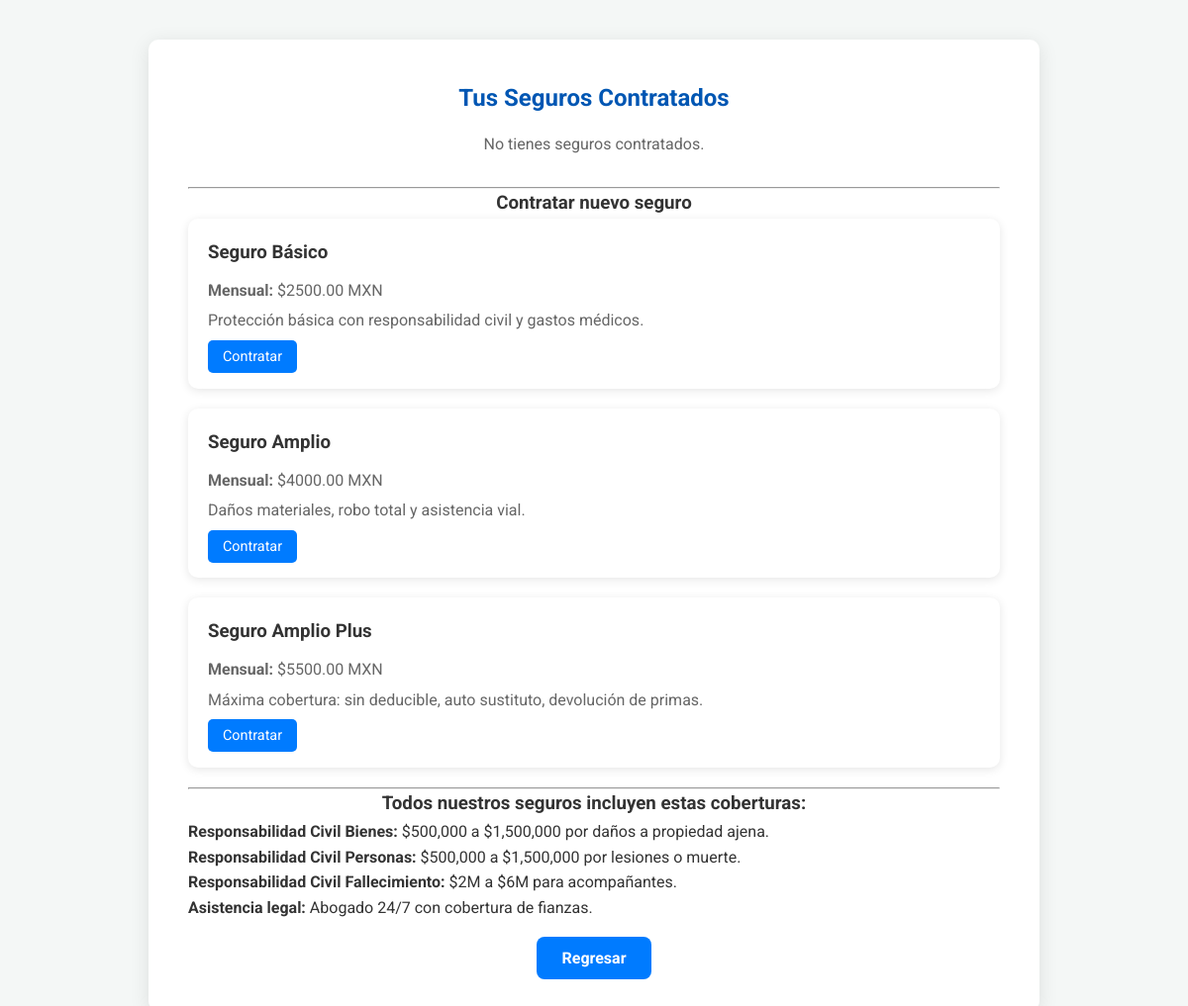
Page /insurance/seguros/ (signed in) on the earlier database version.
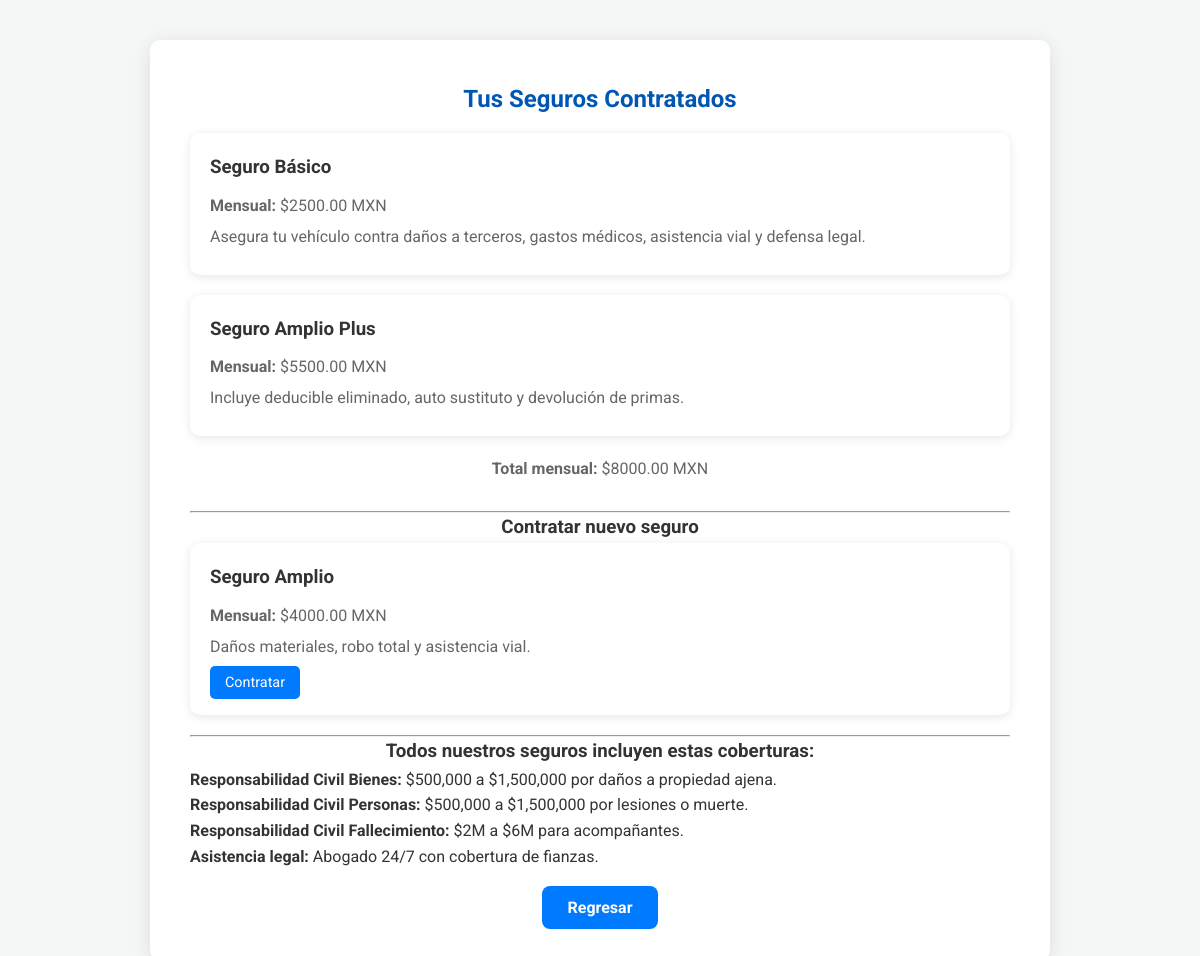
Same page on the later database version.
### insurance/models.py (models this page shows, shortened)
class TipoSeguro(models.Model):
    nombre = models.CharField(max_length=100)
    precio = models.DecimalField(max_digits=10, decimal_places=2)

class SeguroContratado(models.Model):
    usuario = models.ForeignKey(Usuario, on_delete=models.CASCADE)
    tipo_seguro = models.ForeignKey(TipoSeguro, on_delete=models.CASCADE)
    fecha_contratacion = models.DateField(auto_now_add=True)

### insurance/views.py (the view)
# urls.py: path('seguros/', views.seguros_contratados, name='seguros_contratados'),
def seguros_contratados(request):
    usuario_id = request.session.get("usuario_id")
    if not usuario_id:
        return redirect("login")
    usuario = Usuario.objects.get(id=usuario_id)
    contratos = SeguroContratado.objects.filter(usuario=usuario)
    tipos_contratados = contratos.values_list('tipo_seguro__id', flat=True)
    seguros_disponibles = TipoSeguro.objects.all()
    total_mensual = sum([s.tipo_seguro.precio for s in contratos])
    return render(request, "seguros_contratados.html", {
        "contratos": contratos,
        "seguros_disponibles": seguros_disponibles,
        "tipos_contratados": tipos_contratados,
        "total_mensual": total_mensual,
    })

### insurance/templates/seguros_contratados.html (shortened to what this page needs)
{% load static %}
<!DOCTYPE html>
<html lang="es">
<head>
    <link rel="stylesheet" href="{% static 'css/style.css' %}">
</head>
<body>
    <section class="login-section">
        <div class="login-container" style="max-width: 900px;">
            <h2>Tus Seguros Contratados</h2>
            {% if contratos %}
                <div>
                    {% for contrato in contratos %}
                        <div class="seguro-card">
                            <h3>{{ contrato.tipo_seguro.nombre }}</h3>
                            <p><strong>Mensual:</strong> ${{ contrato.tipo_seguro.precio }} MXN</p>
                            <p>
                                {% if contrato.tipo_seguro.nombre == "Seguro Básico" %}
                                    Asegura tu vehículo contra daños a terceros, gastos médicos, asistencia vial y defensa legal.
                                {% elif contrato.tipo_seguro.nombre == "Seguro Amplio" %}
                                    Protección contra daños materiales, robo total y responsabilidad civil.
                                {% elif contrato.tipo_seguro.nombre == "Seguro Amplio Plus" %}
                                    Incluye deducible eliminado, auto sustituto y devolución de primas.
                                {% endif %}
                            </p>
                        </div>
                    {% endfor %}
                </div>
                <p><strong>Total mensual:</strong> ${{ total_mensual }} MXN</p>
            {% else %}
                <p>No tienes seguros contratados.</p>
            {% endif %}
            <hr>
            <h3>Contratar nuevo seguro</h3>
            {% for seguro in seguros_disponibles %}
                {% if seguro.id not in tipos_contratados %}
                    <div class="seguro-card">
                        <h3>{{ seguro.nombre }}</h3>
                        <p><strong>Mensual:</strong> ${{ seguro.precio }} MXN</p>
                        <p>
                            {% if seguro.nombre == "Seguro Básico" %}
                                Protección básica con responsabilidad civil y gastos médicos.
                            {% elif seguro.nombre == "Seguro Amplio" %}
                                Daños materiales, robo total y asistencia vial.
                            {% elif seguro.nombre == "Seguro Amplio Plus" %}
                                Máxima cobertura: sin deducible, auto sustituto, devolución de primas.
                            {% endif %}
                        </p>
                        <div class="actions">
                            <a href="{% url 'contratar_seguro' seguro.id %}" class="action-btn">Contratar</a>
                        </div>
                    </div>
                {% endif %}
            {% endfor %}
            <hr>
            <h3>Todos nuestros seguros incluyen estas coberturas:</h3>
            <ul style="text-align: left;">
                <li><strong>Responsabilidad Civil Bienes:</strong> $500,000 a $1,500,000 por daños a propiedad ajena.</li>
                <li><strong>Responsabilidad Civil Personas:</strong> $500,000 a $1,500,000 por lesiones o muerte.</li>
                <li><strong>Responsabilidad Civil Fallecimiento:</strong> $2M a $6M para acompañantes.</li>
                <li><strong>Asistencia legal:</strong> Abogado 24/7 con cobertura de fianzas.</li>
            </ul>
            <br>
            <a href="{% url 'dashboard' %}" class="cta-button">Regresar</a>
        </div>
    </section>
</body>
</html>

Differences in the rows shown:
no longer on this page (row unchanged): TipoSeguro: nombre "Seguro Básico", precio "2500.00", shows "Protección básica con responsabilidad civil y gastos médicos."
no longer on this page (row unchanged): TipoSeguro: nombre "Seguro Amplio Plus", precio "5500.00", shows "Máxima cobertura: sin deducible, auto sustituto, devolución de primas."
added SeguroContratado: tipo_seguro.nombre "Seguro Básico", tipo_seguro.precio "2500.00", shows "Asegura tu vehículo contra daños a terceros, gastos médicos, asistencia vial y defensa legal."
added SeguroContratado: tipo_seguro.nombre "Seguro Amplio Plus", tipo_seguro.precio "5500.00", shows "Incluye deducible eliminado, auto sustituto y devolución de primas."
Other differences:
{{ total_mensual }}: (not shown) → "8000.00"
text no longer shown: "No tienes seguros contratados."
text now shown: "Total mensual: $ MXN"
